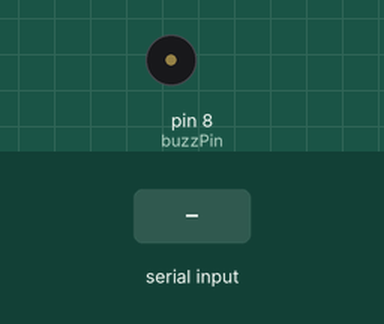
Simulated run of this sketch. Board: Arduino Uno, built with avr-gcc and run on an emulated ATmega328P. Shown: buzzer (waves = sounding, pin HIGH). The test bench sets the inputs (shaded band). What the sketch prints to the serial monitor is not drawn.

Above: at 1.2 s.
1.3 s: "90,45\n" received over Serial
At 1.5 s:
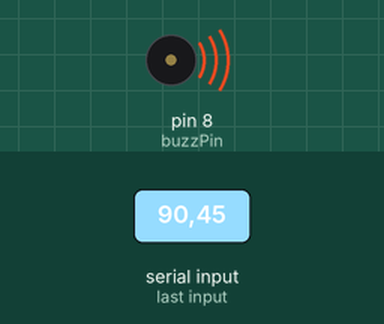
Timing chart, 0 to 4.3 s (numbered marks = the images above; inputs shaded):
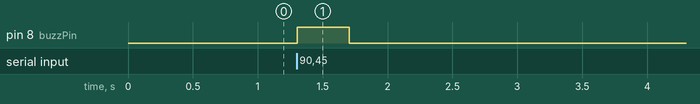

Measured:
- after the input at 1.3 s, pin 8 (buzzPin): LOW → HIGH at once, → LOW 0.40 s later

The sketch:

sketch_aug10a.ino
```cpp
int buzzPin = 8;
int number;
String msg1 = "Por favor introduce tu númer";
int dt = 200;


void setup() {
  // put your setup code here, to run once:
pinMode(buzzPin, OUTPUT);
Serial.begin(9600);
pinMode(buzzPin, OUTPUT);
}

void loop() {
  // put your main code here, to run repeatedly:
Serial.println();
Serial.println(msg1);
while (Serial.available() == 0){
}

number = Serial.parseInt();

if (number > 10){
  digitalWrite(buzzPin, HIGH);
  delay (dt);
  digitalWrite(buzzPin, LOW);
  }

}
```
